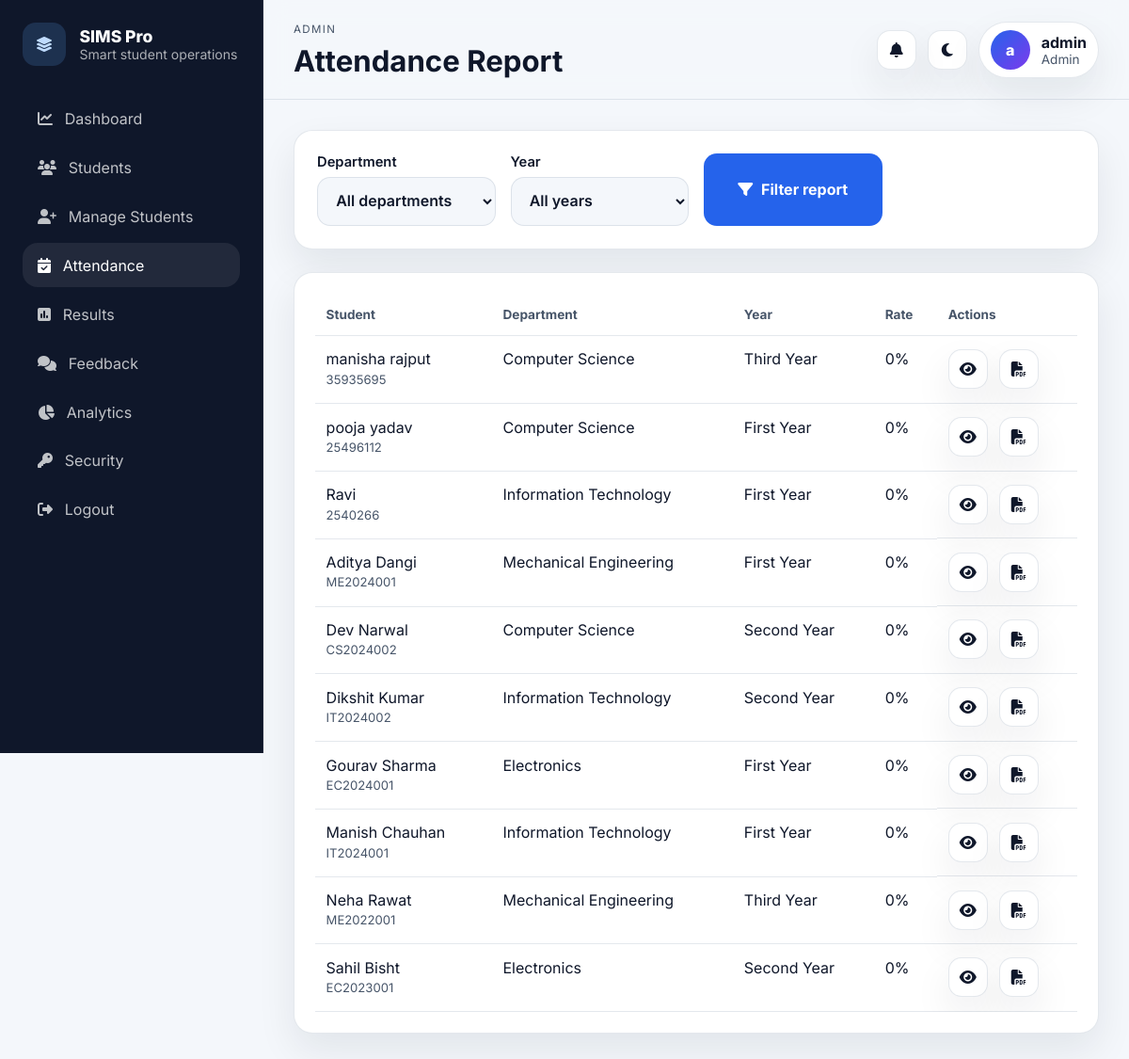
The page /attendance/report (signed in) on the database its author committed.
### tables this page shows
CREATE TABLE students (
                id          INTEGER PRIMARY KEY AUTOINCREMENT,
                student_id  TEXT UNIQUE NOT NULL,
                name        TEXT NOT NULL,
                email       TEXT,
                dob         TEXT,
                gender      TEXT,
                department  TEXT NOT NULL,
                year        TEXT NOT NULL,
                status      TEXT DEFAULT 'Active',
                address     TEXT,
                enroll_date TEXT,
                created_at  TIMESTAMP DEFAULT CURRENT_TIMESTAMP
            , assigned_teacher_id INTEGER, profile_image TEXT);

### app.py (the view)
@app.route("/attendance/report")
@roles_required("admin", "teacher")
def attendance_report():
    filters = {"dept": clean(request.args.get("dept"), 80), "year": clean(request.args.get("year"), 40)}
    rows = [{"student": s, "summary": attendance_summary(s["id"])} for s in visible_students(filters)]
    return render_template("attendance_report.html", rows=rows, filters=filters, departments=DEPARTMENTS, years=YEARS)

### app.py (called while the page is built)
def db():
    if "db" not in g:
        g.db = sqlite3.connect(app.config["DATABASE"])
        g.db.row_factory = sqlite3.Row
        g.db.execute("PRAGMA foreign_keys = ON")
    return g.db

def csrf_token():
    if "_csrf_token" not in session:
        session["_csrf_token"] = secrets.token_urlsafe(32)
    return session["_csrf_token"]

@app.before_request
def setup_req():
    session.permanent = True
    if request.method in {"POST", "PUT", "PATCH", "DELETE"}:
        token = request.form.get("csrf_token") or request.headers.get("X-CSRFToken")
        if token != session.get("_csrf_token"):
            abort(400, description="Invalid CSRF token.")

@app.context_processor
def inject_globals():
    return {
        "current_role": session.get("role"),
        "app_name": "SIMS Pro",
        "global_notifications": build_notifications() if session.get("role") else [],
    }

def clean(value, max_len=255):
    value = (value or "").strip()
    return value[:max_len]

def visible_clause(alias="students"):
    role = session.get("role")
    if role == "admin":
        return "1=1", []
    if role == "teacher":
        return f"{alias}.assigned_teacher_id = ?", [session["user_id"]]
    if role == "student":
        return f"{alias}.id = ?", [session["student_db_id"]]
    return "1=0", []

def attendance_summary(student_id):
    row = db().execute(
        """
        SELECT
            COUNT(*) total,
            SUM(CASE WHEN status='Present' THEN 1 ELSE 0 END) present,
            SUM(CASE WHEN status='Absent' THEN 1 ELSE 0 END) absent,
            SUM(CASE WHEN status='Late' THEN 1 ELSE 0 END) late
        FROM attendance
        WHERE student_id=?
        """,
        (student_id,),
    ).fetchone()
    total = row["total"] or 0
    present = row["present"] or 0
    rate = round((present / total) * 100, 1) if total else 0
    return {
        "total": total,
        "present": present,
        "absent": row["absent"] or 0,
        "late": row["late"] or 0,
        "rate": rate,
    }

### templates/attendance_report.html (shortened to what this page needs)
{% extends "base.html" %}
{% block page_heading %}Attendance Report{% endblock %}
{% block content %}
<section class="panel panel--form">
  <form method="get" class="filters-grid compact-grid">
    <label>
      <span>Department</span>
      <select name="dept">
        <option value="">All departments</option>
      </select>
    </label>
    <label>
      <span>Year</span>
      <select name="year">
        <option value="">All years</option>
      </select>
    </label>
    <button class="btn btn-primary" type="submit">
      <i class="fa-solid fa-filter"></i>
      <span>Filter report</span>
    </button>
  </form>
</section>
<section class="panel">
  <div class="table-wrap">
    <table class="data-table">
      <thead>
        <tr>
          <th>Student</th>
          <th>Department</th>
          <th>Year</th>
          <th>Rate</th>
          <th>Actions</th>
        </tr>
      </thead>
      <tbody>
        {% for row in rows %}
        <tr>
          <td>
            {{ row.student.name }}
            <span class="table-sub">{{ row.student.student_id }}</span>
          </td>
          <td>{{ row.student.department }}</td>
          <td>{{ row.student.year }}</td>
          <td>{{ row.summary.rate }}%</td>
          <td class="actions-inline">
            <a class="icon-btn" href="{{ url_for('student_attendance', student_id=row.student.id) }}">
              <i class="fa-solid fa-eye"></i>
            </a>
            <a class="icon-btn" href="{{ url_for('attendance_pdf', student_id=row.student.id) }}">
              <i class="fa-solid fa-file-pdf"></i>
            </a>
          </td>
        </tr>
        {% else %}
        <tr>
          <td colspan="5" class="empty">No attendance data found.</td>
        </tr>
        {% endfor %}
      </tbody>
    </table>
  </div>
</section>
{% endblock %}

### static/style.css (style rules this page uses)
:root { --bg: #f4f7fb; --bg-elevated: #ffffff; --bg-accent: linear-gradient(135deg, #eff6ff, #f8fafc 55%, #eef2ff); --text: #0f172a; --text-soft: #475569; --border: rgba(148, 163, 184, 0.25); --primary: #2563eb; --primary-strong: #1d4ed8; --primary-soft: rgba(37, 99, 235, 0.12); --success: #059669; --danger: #dc2626; --warning: #d97706; --shadow: 0 18px 40px rgba(15, 23, 42, 0.08); --radius: 20px; --sidebar-width: 280px; }
* { box-sizing: border-box; }
body { margin: 0; font-family: 'Inter', sans-serif; background: var(--bg); color: var(--text); }
a { color: inherit; text-decoration: none; }
button, input, select, textarea { font: inherit; }
button { cursor: pointer; }
.topbar-actions, .actions-inline { display: flex; align-items: center; gap: 0.75rem; flex-wrap: wrap; }
.icon-btn { width: 42px; height: 42px; border-radius: 14px; border: 1px solid var(--border); background: var(--bg-elevated); color: var(--text); display: grid; place-items: center; box-shadow: var(--shadow); }
.panel, .hero-card, .profile-hero, .auth-panel, .stat-card, .notice, .flash { background: var(--bg-elevated); border: 1px solid var(--border); border-radius: var(--radius); box-shadow: var(--shadow); }
.panel { padding: 1.35rem; }
.table-wrap { overflow: auto; }
.data-table { width: 100%; border-collapse: collapse; min-width: 760px; }
.data-table th, .data-table td { padding: 0.9rem 0.75rem; border-bottom: 1px solid var(--border); vertical-align: top; }
.data-table th { text-align: left; color: var(--text-soft); font-size: 0.85rem; font-weight: 700; }
.table-sub { display: block; color: var(--text-soft); font-size: 0.82rem; margin-top: 0.2rem; }
.filters-grid, .form-grid { display: grid; gap: 1rem; grid-template-columns: repeat(5, minmax(0, 1fr)); }
.compact-grid { grid-template-columns: repeat(4, minmax(0, 1fr)); }
label { display: grid; gap: 0.45rem; font-weight: 600; color: var(--text); }
label span { font-size: 0.92rem; }
input, select, textarea { width: 100%; border: 1px solid var(--border); border-radius: 14px; padding: 0.85rem 0.95rem; background: var(--bg); color: var(--text); }
.btn { display: inline-flex; align-items: center; gap: 0.55rem; justify-content: center; padding: 0.85rem 1.15rem; border-radius: 14px; border: 1px solid transparent; font-weight: 700; }
.btn-primary { background: var(--primary); color: white; }
.panel--form { padding: 1.5rem; }

### rows shown on the page
students: student.name "manisha rajput", student.student_id "35935695", student.department "Computer Science", student.year "Third Year"
students: student.name "pooja yadav", student.student_id "25496112", student.department "Computer Science", student.year "First Year"
students: student.name "Ravi", student.student_id "2540266", student.department "Information Technology", student.year "First Year"
students: student.name "Aditya Dangi", student.student_id "ME2024001", student.department "Mechanical Engineering", student.year "First Year"
students: student.name "Dev Narwal", student.student_id "CS2024002", student.department "Computer Science", student.year "Second Year"
students: student.name "Dikshit Kumar", student.student_id "IT2024002", student.department "Information Technology", student.year "Second Year"
students: student.name "Gourav Sharma", student.student_id "EC2024001", student.department "Electronics", student.year "First Year"
students: student.name "Manish Chauhan", student.student_id "IT2024001", student.department "Information Technology", student.year "First Year"
students: student.name "Neha Rawat", student.student_id "ME2022001", student.department "Mechanical Engineering", student.year "Third Year"
students: student.name "Sahil Bisht", student.student_id "EC2023001", student.department "Electronics", student.year "Second Year"

### other values the page prints
{{ app_name }} "SIMS Pro"
{{ current_role|title }} "ADMIN"
{{ (session.get('display_name') or 'U')[0] }} "a"
{{ session.get('display_name') }} "admin"
{{ current_role|title }} "Admin"
{{ row.summary.rate }} "0" "0" "0" "0" "0" "0" "0" "0" "0" "0"
